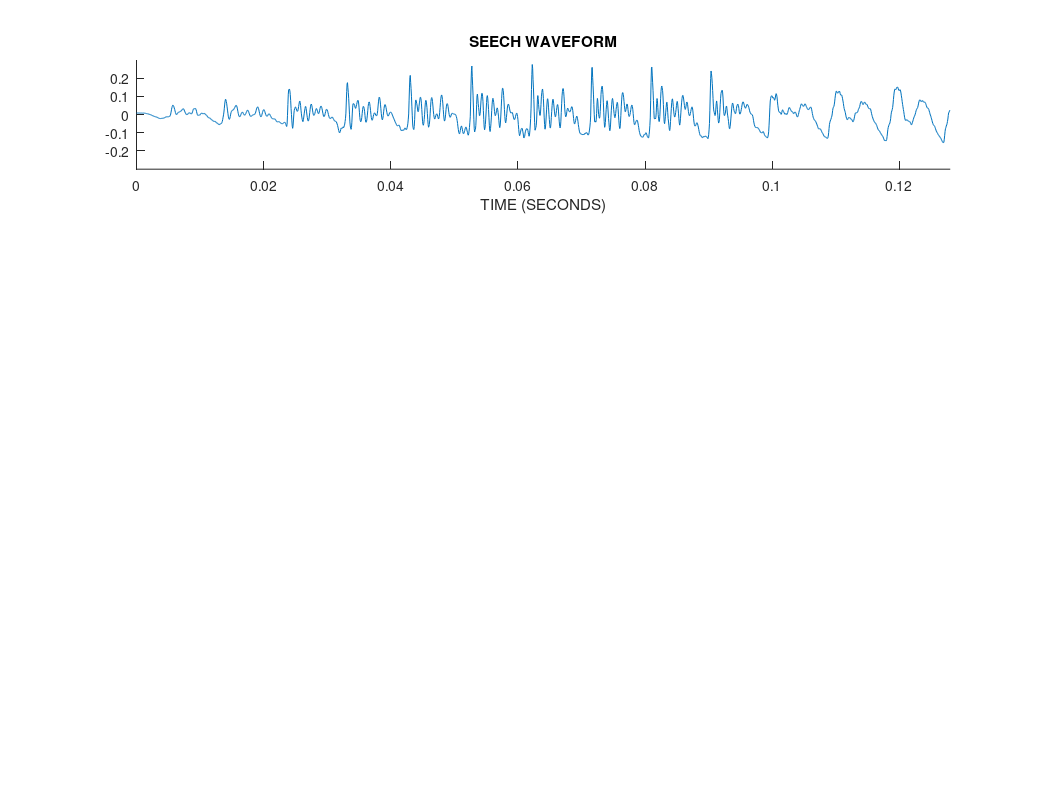

The MATLAB source for this figure: (Note: this script raises an error after producing the figure.)
%% resonance_demo_eq: Resonance-based signal decomposition
% Example illustrating the decomposition of a test signal
% into a high-resonance component and a low-resonance component
% (into an oscillatory component and a transient component).
% 
% This version is based on exact equality x = x1 + x2
%
% Reference:
% Resonance-Based Signal Decomposition: A New Sparsity-Enabled Signal Analysis Method.
% Signal Processing, 2010, doi:10.1016/j.sigpro.2010.10.018
% I. W. Selesnick.

%% Miscellaneous

close all
clear

%% Set example parameters

% Uncomment one of the following two lines
% Example_Num = 1;              % Artificial signal
Example_Num = 2;                % Speech waveform

switch Example_Num

    case 1
        
        % Artifical signal
        
        % High Q-factor wavelet transform parameters
        Q1 = 3;
        r1 = 3;
        J1 = 19;
        
        % Low Q-factor wavelet transform parameters
        Q2 = 1;
        r2 = 3;
        J2 = 9;
        
        % Set MCA parameters
        Nit = 100;                  % Number of iterations
        mu = 0.5;                   % SALSA parameter
        theta = 0.47;
        
        % Make test signal
        N = 2^9; % N = 512;         % length of signal x is power of 2
        x1 = test_signal(5);        % High-resonance signal
        x2 = test_signal(1);        % Low-resonance signal
        x = x1 + x2;                % Test signal (sum of high and low resonances)
        t = (0:N-1);                % time axis
        fs = 1;
        xlabel_txt = 'TIME (SAMPLES)';
        A = 2;                      % y-axis extent for plots
        
        % Function for printing a figure to a file
        printme = @(str) print('-dpdf',sprintf('figures/resonance_demo_1_%s',str));        

        % Display signals        
        figure(1), clf
        subplot(4,1,1)
        plot(t,x)
        title('TEST SIGNAL')
        box off
        ylim([-A A])
        xlim([0 N])
        
        subplot(4,1,2)
        plot(t,x1)
        box off
        axis([0 N -A A])
        title('HIGH-RESONANCE COMPONENT')
        
        subplot(4,1,3)
        plot(t,x2)
        box off
        axis([0 N -A A])
        title('LOW-RESONANCE COMPONENT')
        xlabel(xlabel_txt)
        
        orient tall
        printme('Test_Signals')
        
    case 2
        
        % Speech signal
        x = load('speech1.txt');
        fs = 16000;        
        x = x(:)';
        N = 2^11;               % length(x)
        t = (0:N-1)/fs;         % time axis
        
        xlabel_txt = 'TIME (SECONDS)';
        A = 0.3;
        
        % High Q-factor wavelet transform parameters
        Q1 = 4;
        r1 = 3;
        J1 = 30;
                
        % Low Q-factor wavelet transform parameters
        Q2 = 1;
        r2 = 3;
        J2 = 10;
        
        % Set MCA parameters
        Nit = 100;          % Number of iterations
        mu = 5.0;           % SALSA parameter
        theta = 0.5;
        
        % Function for printing a figure to a file
        printme = @(str) print('-dpdf',sprintf('figures/resonance_demo_2_%s',str));

        % Display signal
        figure(1), clf
        subplot(4,1,1)
        plot(t,x)
        title('SEECH WAVEFORM')
        box off
        ylim([-A A])
        xlim([0 N/fs])
        xlabel(xlabel_txt)
                
        orient landscape
        printme('Speech_Waveform')        
        
end



%% Verify perfect reconstruction
% Check that transforms with selected parameters satisfy perfect
% reconstruction. (It is not really needed; just to double check.)

w1 = tqwt_radix2(x, Q1, r1, J1);
y = itqwt_radix2(w1, Q1, r1, N);

fprintf('Transform 1 reconstruction error = %4.3e\n', max(abs(y-x)))

w2 = tqwt_radix2(x, Q2, r2, J2);
y = itqwt_radix2(w2, Q2, r2, N);

fprintf('Transform 2 reconstruction error = %4.3e\n', max(abs(y-x)))



%% Plot wavelets at final levels 

% Compute wavelets
wlets1 = ComputeWavelets(N,Q1,r1,J1,'radix2');
wlets2 = ComputeWavelets(N,Q2,r2,J2,'radix2');

figure(4), clf
subplot(2,1,1)
plot(t, wlets1{J1})
title(sprintf('HIGH Q-FACTOR WAVELET AT LEVEL %d',J1))
xlim([0 N/fs])
ylim(1.2*(max(abs(wlets1{J1})))*[-1 1])
box off
xlabel(xlabel_txt)
subplot(2,1,2)
plot(t, wlets2{J2})
title(sprintf('LOW Q-FACTOR WAVELET AT LEVEL %d',J2))
xlim([0 N/fs])
ylim(1.2*(max(abs(wlets2{J2})))*[-1 1])
box off
xlabel(xlabel_txt)

printme('Wavelets')


%% Display energy distribution
% It can be useful to know how the energy of a signal is distributed
% accross the subbands. We display the energy in each subband.
% Because the transform has the Parseval property the
% distribution of the energy accross the subbands reflects the frequency
% content of the signal.

figure(5)
clf
subplot(2,1,1)
PlotEnergy(w1);
title('DISTRIBUTION OF SIGNAL ENERGY: HIGH Q-FACTOR TRANSFORM')
subplot(2,1,2)
PlotEnergy(w2);
title('DISTRIBUTION OF SIGNAL ENERGY: LOW Q-FACTOR TRANSFORM')
printme('Energy')



%% Peform MCA (decomposition)

now1 = ComputeNow(N,Q1,r1,J1,'radix2');
now2 = ComputeNow(N,Q2,r2,J2,'radix2');
lam1 = theta * now1;
lam2 = (1-theta) * now2;

% [y1,y2,w1s,w2s,costfn] = dualQ(x,Q1,r1,J1,Q2,r2,J2,lam1,lam2,mu,Nit,'plots');
[y1,y2,w1s,w2s,costfn] = dualQ(x,Q1,r1,J1,Q2,r2,J2,lam1,lam2,mu,Nit);

res = x - y1 - y2;  % residual

rel_res = sqrt(mean(abs(res).^2))/sqrt(mean(abs(x).^2));

fprintf('relative RMS reconstruction error = %4.3e\n',rel_res);

% check
% max(abs(y1-itqwt_radix2(w1s,Q1,r1,N)))        % should be zero
% max(abs(y2-itqwt_radix2(w2s,Q2,r2,N)))        % should be zero


%% Compute cost function

cost = 0;
for j = 1:J1+1
    cost = cost + lam1(j)*sum(abs(w1s{j}));
end
for j = 1:J2+1
    cost = cost + lam2(j)*sum(abs(w2s{j}));
end

fprintf('Objective function: %e\n', cost);

%% Display cost function versus iteration
% The decomposition is based on minimizing a cost function
% by an iterative optimization algorithm (dualQ).
% It can be useful to inspect the value of the cost function
% versus the iteration number to see if the algorithm
% has converged satisfactorily. 

figure(6)
clf
plot(1:Nit, costfn)
xlabel('ITERATION')
xlim([0 Nit])
title('COST FUNCTION')
grid
box off
printme('Cost_Function')

% check consistency between 'cost' and final value of 'costfn'
cost_err = costfn(end) - cost;
fprintf('Cost function calculation error: %d\n', cost_err)


%% Display component signals
% The high Q-factor (high-resonance) and low Q-factor (low-resonance) components
% obtained by minimizing the cost function.

figure(7)
clf

subplot(4,1,1)
plot(t,x)
axis([0 N/fs -A A])
title('SIGNAL')
box off

subplot(4,1,2)
plot(t,y1)
axis([0 N/fs -A A])
title('HIGH-RESONANCE COMPONENT')
box off

subplot(4,1,3)
plot(t,y2)
axis([0 N/fs -A A])
title('LOW-RESONANCE COMPONENT')
box off

subplot(4,1,4)
plot(t, res)
axis([0 N/fs -A A])
title('RESIDUAL')
box off

xlabel(xlabel_txt)

orient tall
if Example_Num == 2
    orient landscape
end
printme('Components')



%% Display energy distribution
% Display the distribution of energy of the high Q-factor and low Q-factor
% representations obtained by minimizing the cost function.

figure(8)
clf
subplot(2,1,1)
PlotEnergy(w1s);
title('DISTRIBUTION OF SIGNAL ENERGY: HIGH Q-FACTOR TRANSFORM')
subplot(2,1,2)
PlotEnergy(w2s);
title('DISTRIBUTION OF SIGNAL ENERGY: LOW Q-FACTOR TRANSFORM')
printme('Energy_Sparse')



%% Print Information

file_name = sprintf('figures/resonance_demo_%d_info.txt',Example_Num);
fid = fopen(file_name,'w');

fprintf(fid,'TRANSFORM TYPE: tqwt_radix2\n');
fprintf(fid,' TQWT 1: Q = %4.2f, r = %4.2f, levels = %d\n',Q1,r1,J1);
fprintf(fid,' TQWT 2: Q = %4.2f, r = %4.2f, levels = %d\n\n',Q2,r2,J2);
fprintf(fid,'SALSA PARAMETERS: \n');
fprintf(fid,' mu = %.3e\n', mu);
fprintf(fid,' iterations = %d\n',Nit);

fclose(fid);



